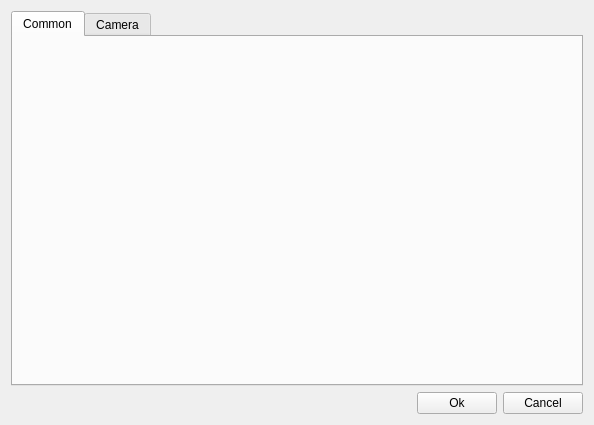
<?xml version="1.0" encoding="UTF-8"?>
<ui version="4.0">
 <class>Settings</class>
 <widget class="QWidget" name="Settings">
  <property name="geometry">
   <rect>
    <x>0</x>
    <y>0</y>
    <width>594</width>
    <height>425</height>
   </rect>
  </property>
  <property name="windowTitle">
   <string>Form</string>
  </property>
  <layout class="QVBoxLayout" name="verticalLayout">
   <item>
    <widget class="QTabWidget" name="tabWidget">
     <property name="currentIndex">
      <number>0</number>
     </property>
     <widget class="QWidget" name="CommonSet">
      <attribute name="icon">
       <iconset resource="Icons/Icons.qrc">
        <normaloff>:/settings.png</normaloff>:/settings.png</iconset>
      </attribute>
      <attribute name="title">
       <string>Common</string>
      </attribute>
     </widget>
     <widget class="QWidget" name="CameraSet">
      <attribute name="icon">
       <iconset resource="Icons/Icons.qrc">
        <normaloff>:/camera.png</normaloff>:/camera.png</iconset>
      </attribute>
      <attribute name="title">
       <string>Camera</string>
      </attribute>
     </widget>
    </widget>
   </item>
   <item>
    <layout class="QHBoxLayout" name="horizontalLayout">
     <item>
      <spacer name="horizontalSpacer">
       <property name="orientation">
        <enum>Qt::Horizontal</enum>
       </property>
       <property name="sizeHint" stdset="0">
        <size>
         <width>40</width>
         <height>20</height>
        </size>
       </property>
      </spacer>
     </item>
     <item>
      <widget class="QPushButton" name="btnOk">
       <property name="text">
        <string>Ok</string>
       </property>
      </widget>
     </item>
     <item>
      <widget class="QPushButton" name="btnCancel">
       <property name="text">
        <string>Cancel</string>
       </property>
      </widget>
     </item>
    </layout>
   </item>
  </layout>
 </widget>
 <tabstops>
  <tabstop>tabWidget</tabstop>
  <tabstop>btnOk</tabstop>
  <tabstop>btnCancel</tabstop>
 </tabstops>
 <resources>
  <include location="Icons/Icons.qrc"/>
  <include location="Icons/Icons.qrc"/>
 </resources>
 <connections>
  <connection>
   <sender>btnCancel</sender>
   <signal>clicked()</signal>
   <receiver>Settings</receiver>
   <slot>close()</slot>
   <hints>
    <hint type="sourcelabel">
     <x>541</x>
     <y>397</y>
    </hint>
    <hint type="destinationlabel">
     <x>296</x>
     <y>212</y>
    </hint>
   </hints>
  </connection>
 </connections>
</ui>
